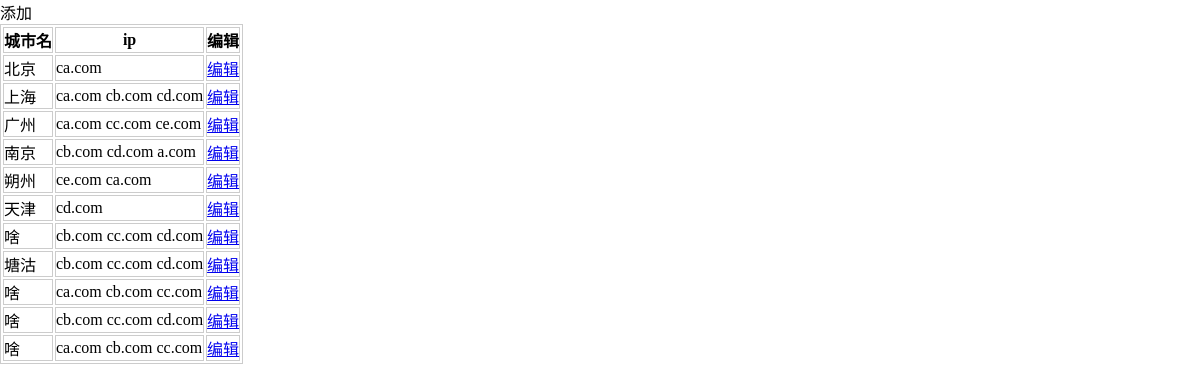
The page /cmdb/app/ on the database its author committed.
### cmdb/models.py (models this page shows)
class Application(models.Model):
    name=  models.CharField(max_length=32)
    r = models.ManyToManyField('Host')

class Host(models.Model):
    nid = models.AutoField(primary_key=True)
    hostname = models.CharField(max_length=32,db_index=True)
    ip = models.GenericIPAddressField(db_index=True)
    port = models.IntegerField()
    b = models.ForeignKey('Busniess',to_field='id')

### cmdb/views.py (the view)
def app(request):
    if request.method == 'GET':
        app_list = models.Application.objects.all()
        host_list = models.Host.objects.all()
        return render(request,'app.html',{'app_list':app_list,'host_list':host_list})

### templates/app.html (shortened to what this page needs)
<!DOCTYPE html>
<html lang="en">
<head>
    <link rel="stylesheet" href="/static/common.css">
    <link rel="stylesheet" href="/static/host.css">
</head>
<body>
<div class="edit">添加</div>
<table>
    <thead>
        <tr>
            <th>城市名</th>
            <th>ip</th>
            <th>编辑</th>
        </tr>
    </thead>
    <tbody>
        {% for item in app_list %}
            <tr>
                <td cid = {{ item.id }}>{{ item.name }}</td>
                <td>
                    {% for app in item.r.all %}
                        <span hid="{{ app.nid }}">{{ app.hostname }}</span>
                    {% endfor %}
                </td>
                <td><a class="change" href="javascript:;">编辑</a></td>
            </tr>
        {% endfor %}
    </tbody>
</table>
</body>
</html>

### static/common.css (style rules this page uses)
* { margin:0; padding:0; }
html,body { width:100%; height:100%; }

### static/host.css (style rules this page uses)
table,td,th { border: 1px solid #ccc; }

### rows shown on the page
Application: name "北京"
Host: hostname "ca.com"
Application: name "上海"
Host: hostname "cb.com"
Host: hostname "cd.com"
Application: name "广州"
Host: hostname "cc.com"
Host: hostname "ce.com"
Application: name "南京"
Host: hostname "a.com"
Application: name "朔州"
Host: hostname "ca.com"
Application: name "天津"
Application: name "啥"
Application: name "塘沽"
Application: name "啥"
Application: name "啥"
Application: name "啥"
